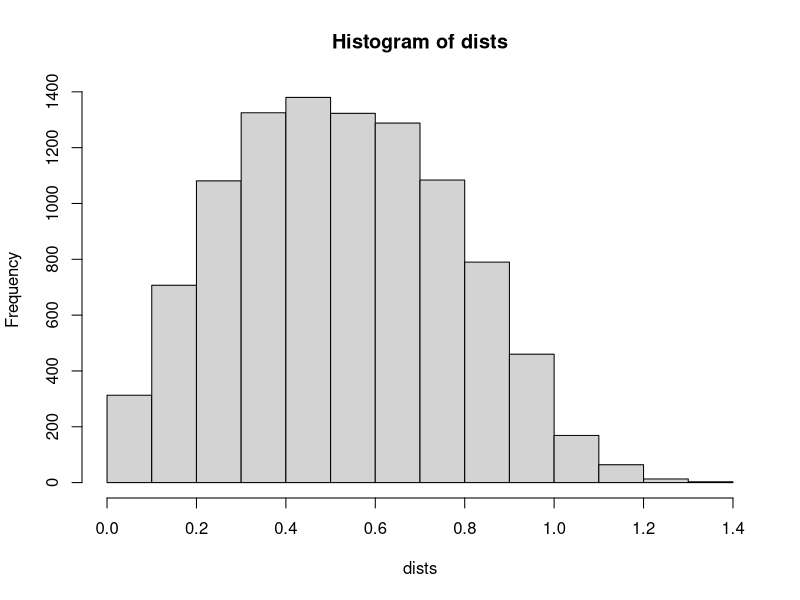

Reproduce this figure in R.
dists<-c()
for (i in 1:10000) {
	P1<-runif(2)
	P2<-runif(2)
	dist<-sqrt(sum((P1-P2)^2))
	dists<-c(dists,dist)
}
mean.dist<-mean(dists)
sd.dist<-sd(dists)
cat(mean.dist,sd.dist,"\n")
hist(dists)